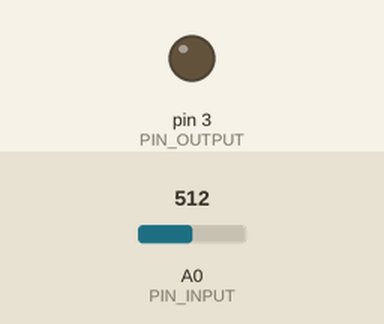
A sketch run on a simulated Arduino Uno, built with avr-gcc and run on an emulated ATmega328P. Parts: output pins drawn as LEDs (lit = HIGH). The inputs (shaded band) are chosen by the test bench; at power-on: A0 (PIN_INPUT) = 512.

Above: at 1.2 s.
1.3 s: A0 (PIN_INPUT) set to 90
At 2.5 s:
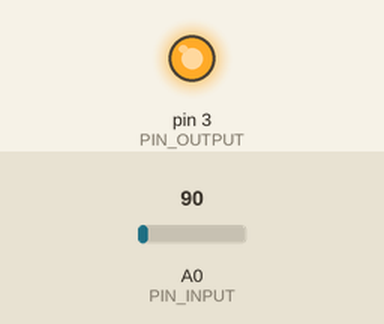
2.8 s: A0 (PIN_INPUT) set to 110
At 3.7 s:
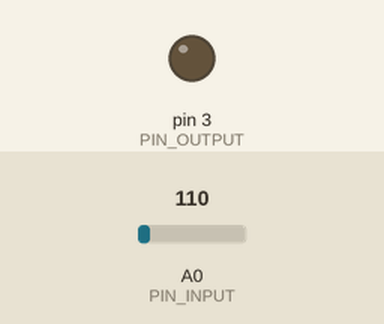
4.3 s: A0 (PIN_INPUT) set to 0
At 4.9 s:
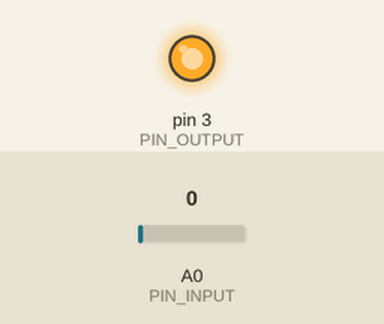
Timing chart, 0 to 7.3 s (numbered marks = the images above; inputs shaded):
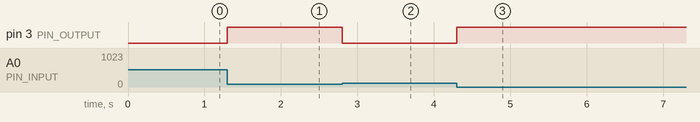

Measured:
- after the input at 1.3 s, pin 3 (PIN_OUTPUT): LOW → HIGH at once
- after the input at 2.8 s, pin 3 (PIN_OUTPUT): HIGH → LOW at once
- after the input at 4.3 s, pin 3 (PIN_OUTPUT): LOW → HIGH at once

The sketch:

PIDController.ino
```cpp
#include <PID_v1.h>
#include <PID_AutoTune_v0.h>

#define PIN_INPUT 0
#define PIN_OUTPUT 3

double SetPoint, Input, Output;
double Kp=4289.6,Ki=1,Kd=1;
PID mPid(&Input, &Output, &SetPoint, Kp, Ki, Kd, DIRECT);

void setup() {
  Input = analogRead(PIN_INPUT);
  SetPoint = 100;
  mPid.SetMode(AUTOMATIC);
}

void loop() {
  Input = analogRead(PIN_INPUT);
  mPid.Compute();
  analogWrite(PIN_OUTPUT, Output);
}
```
